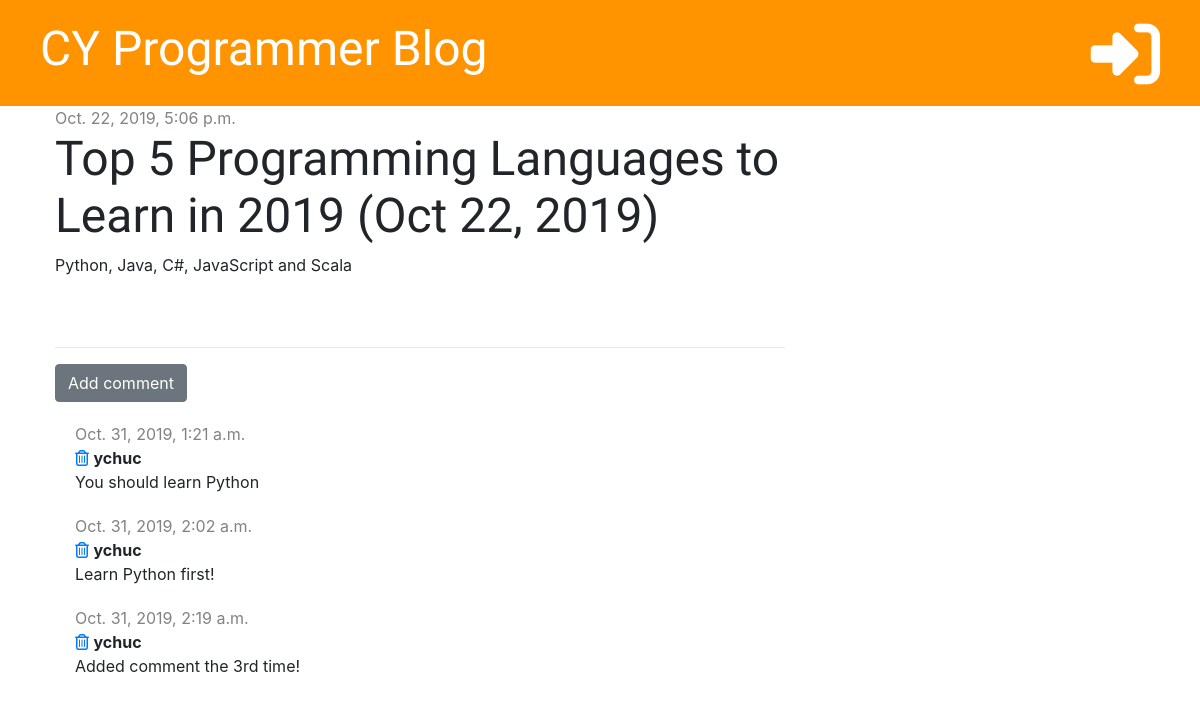
The page /post/2 on the database as committed earlier.
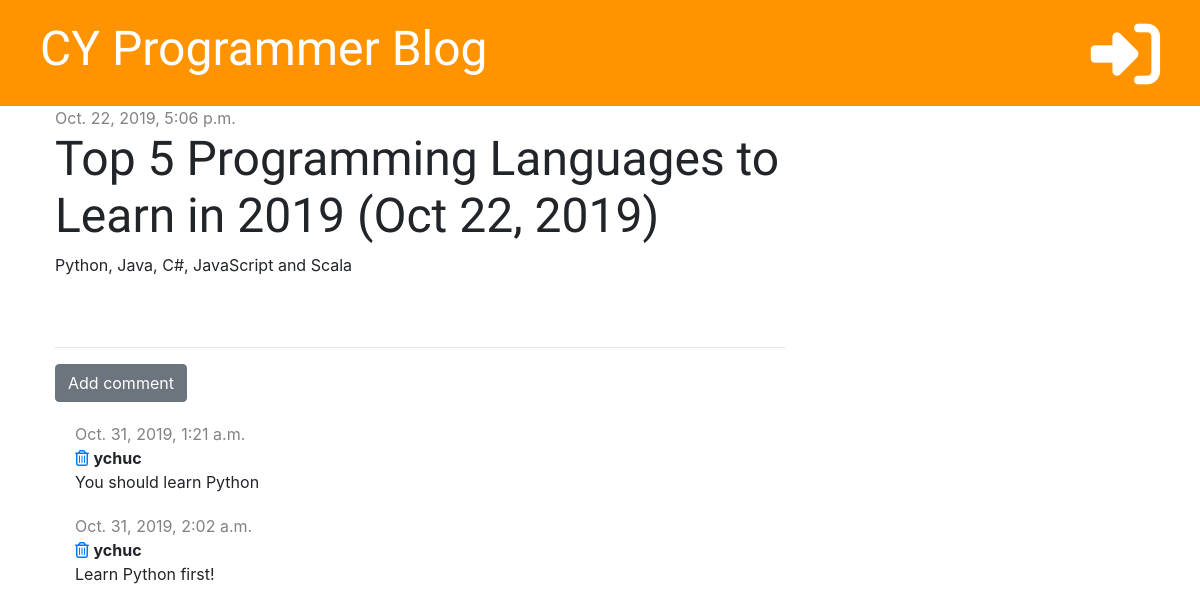
The same page on the database as committed later.
### blog/models.py (models this page shows, shortened)
class Comment(models.Model):
    post = models.ForeignKey('blog.Post', on_delete=models.CASCADE, related_name='comments')
    author = models.CharField(max_length=200)
    text = models.TextField()
    created_date = models.DateTimeField(default=timezone.now)

### blog/views.py (the view)
# urls.py: path('post/<int:pk>', views.post_detail, name='post_detail'),
def post_detail(request, pk):
    post = get_object_or_404(Post, pk=pk)
    stuff_for_frontend = {'post': post}
    return render(request, 'blog/post_detail.html', stuff_for_frontend)

### blog/templates/blog/post_detail.html (shortened to what this page needs)
{% extends 'blog/base.html' %}
{% block content %}
    <div class="post" xmlns="http://www.w3.org/1999/html" xmlns="http://www.w3.org/1999/html">
        {% if post.published_date %}
            <div class="date">
                {{ post.published_date }}
            </div>
        {% else %}
            <a href="{% url 'post_publish' pk=post.pk %}" class="btn btn-primary">Publish</a>
        {% endif %}
        <h1>{{ post.title }}</h1>
        <p>{{ post.text|linebreaksbr }}</p>
    </div>
    <hr>
    <a href="{% url 'add_comment_to_post' pk=post.pk %}" class="btn btn-secondary">Add comment</a>
    {% for comment in post.comments.all %}
        <div class="comment">
            <div class="date">
                {{ comment.created_date }}
            </div>
            <a href="{% url 'comment_remove' pk=comment.pk %}"><i class="far fa-trash-alt"></i></a>
            <strong>{{ comment.author }}</strong>
            <p>{{ comment.text }}</p>
        </div>
    {% empty %}
        <p>No comments...</p>
    {% endfor %}
{% endblock %}

Rows that differ between the two databases and show on the page:
removed Comment: created_date "Oct. 31, 2019, 2:19 a.m.", author "ychuc", text "Added comment the 3rd time!"
